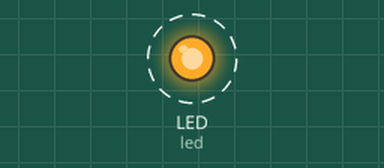
This program was run on a simulated CircuitPython board. Parts: output pins drawn as LEDs (lit = HIGH). Dashed ring = blinking. What the program prints to the serial console is not drawn.

Above: at 0.5 s.
Timing chart, 0 to 4.6 s (numbered marks = the images above):
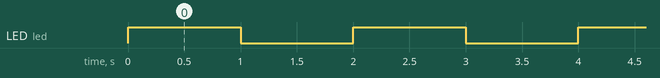

The program:

blink.py
```python
import board
import digitalio
import time

led = digitalio.DigitalInOut(board.LED)
led.direction = digitalio.Direction.OUTPUT

while True:
    led.value = True
    print("on")
    time.sleep(1)
    led.value = False
    print("off")
    time.sleep(1)
```

Measured:
- by itself, LED (led): alternates HIGH for 1.0 s and LOW for 1.0 s
